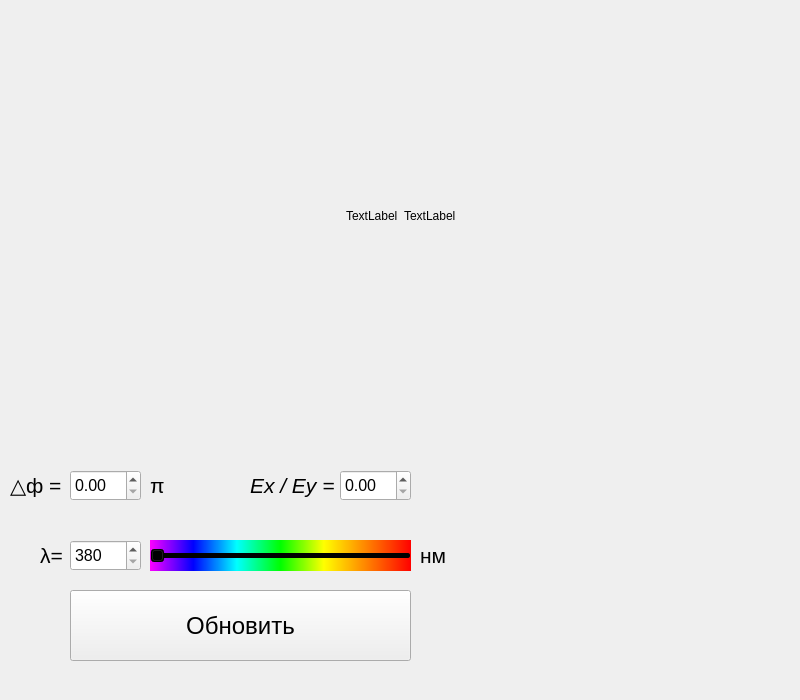
<?xml version="1.0" encoding="UTF-8"?>
<ui version="4.0">
 <class>MainWindow</class>
 <widget class="QMainWindow" name="MainWindow">
  <property name="enabled">
   <bool>true</bool>
  </property>
  <property name="geometry">
   <rect>
    <x>0</x>
    <y>0</y>
    <width>800</width>
    <height>700</height>
   </rect>
  </property>
  <property name="minimumSize">
   <size>
    <width>800</width>
    <height>700</height>
   </size>
  </property>
  <property name="maximumSize">
   <size>
    <width>800</width>
    <height>700</height>
   </size>
  </property>
  <property name="baseSize">
   <size>
    <width>800</width>
    <height>700</height>
   </size>
  </property>
  <property name="cursor">
   <cursorShape>ArrowCursor</cursorShape>
  </property>
  <property name="windowTitle">
   <string>Поляризация</string>
  </property>
  <widget class="QWidget" name="centralwidget">
   <property name="minimumSize">
    <size>
     <width>800</width>
     <height>700</height>
    </size>
   </property>
   <property name="maximumSize">
    <size>
     <width>800</width>
     <height>700</height>
    </size>
   </property>
   <property name="baseSize">
    <size>
     <width>800</width>
     <height>700</height>
    </size>
   </property>
   <widget class="QSlider" name="slider_rainbow">
    <property name="geometry">
     <rect>
      <x>150</x>
      <y>540</y>
      <width>261</width>
      <height>31</height>
     </rect>
    </property>
    <property name="styleSheet">
     <string notr="true">background-color: qlineargradient(spread:pad, x1:0, y1:0, x2:1, y2:0, stop:0 rgba(255, 0, 255, 255), stop:0.166 rgba(0, 0, 255, 255), stop:0.333 rgba(0, 255, 255, 255), stop:0.5 rgba(0, 255, 0, 255), stop:0.666 rgba(255, 255, 0, 255), stop:0.833 rgba(255, 128, 0, 255), stop:1 rgba(255, 0, 0, 255));</string>
    </property>
    <property name="orientation">
     <enum>Qt::Horizontal</enum>
    </property>
   </widget>
   <widget class="QLabel" name="lbl_delta_fi">
    <property name="geometry">
     <rect>
      <x>10</x>
      <y>470</y>
      <width>61</width>
      <height>31</height>
     </rect>
    </property>
    <property name="font">
     <font>
      <family>Arial</family>
      <pointsize>16</pointsize>
     </font>
    </property>
    <property name="text">
     <string>△ф =</string>
    </property>
   </widget>
   <widget class="QDoubleSpinBox" name="box_delta_fi">
    <property name="geometry">
     <rect>
      <x>70</x>
      <y>470</y>
      <width>71</width>
      <height>31</height>
     </rect>
    </property>
    <property name="font">
     <font>
      <family>Arial</family>
      <pointsize>12</pointsize>
     </font>
    </property>
   </widget>
   <widget class="QLabel" name="lbl_lambda">
    <property name="geometry">
     <rect>
      <x>40</x>
      <y>540</y>
      <width>31</width>
      <height>31</height>
     </rect>
    </property>
    <property name="font">
     <font>
      <family>Arial</family>
      <pointsize>16</pointsize>
     </font>
    </property>
    <property name="text">
     <string>λ=</string>
    </property>
   </widget>
   <widget class="QSpinBox" name="box_lambda">
    <property name="geometry">
     <rect>
      <x>70</x>
      <y>540</y>
      <width>71</width>
      <height>31</height>
     </rect>
    </property>
    <property name="font">
     <font>
      <family>Arial</family>
      <pointsize>12</pointsize>
     </font>
    </property>
    <property name="minimum">
     <number>380</number>
    </property>
    <property name="maximum">
     <number>780</number>
    </property>
    <property name="displayIntegerBase">
     <number>10</number>
    </property>
   </widget>
   <widget class="QLabel" name="lbl_pi">
    <property name="geometry">
     <rect>
      <x>150</x>
      <y>470</y>
      <width>21</width>
      <height>31</height>
     </rect>
    </property>
    <property name="font">
     <font>
      <family>Arial</family>
      <pointsize>16</pointsize>
     </font>
    </property>
    <property name="text">
     <string>π</string>
    </property>
   </widget>
   <widget class="QLabel" name="lbl_Ex_Ey">
    <property name="geometry">
     <rect>
      <x>250</x>
      <y>470</y>
      <width>91</width>
      <height>31</height>
     </rect>
    </property>
    <property name="font">
     <font>
      <family>Arial</family>
      <pointsize>16</pointsize>
      <italic>true</italic>
     </font>
    </property>
    <property name="text">
     <string>Ex / Ey =</string>
    </property>
   </widget>
   <widget class="QDoubleSpinBox" name="box_Ex_Ey">
    <property name="geometry">
     <rect>
      <x>340</x>
      <y>470</y>
      <width>71</width>
      <height>31</height>
     </rect>
    </property>
    <property name="font">
     <font>
      <family>Arial</family>
      <pointsize>12</pointsize>
     </font>
    </property>
    <property name="maximum">
     <double>100.000000000000000</double>
    </property>
   </widget>
   <widget class="QLabel" name="lbl_nm">
    <property name="geometry">
     <rect>
      <x>420</x>
      <y>540</y>
      <width>31</width>
      <height>31</height>
     </rect>
    </property>
    <property name="font">
     <font>
      <family>Arial</family>
      <pointsize>16</pointsize>
     </font>
    </property>
    <property name="text">
     <string>нм</string>
    </property>
   </widget>
   <widget class="QLabel" name="projection_view">
    <property name="geometry">
     <rect>
      <x>450</x>
      <y>430</y>
      <width>341</width>
      <height>261</height>
     </rect>
    </property>
    <property name="text">
     <string/>
    </property>
   </widget>
   <widget class="QWidget" name="horizontalLayoutWidget">
    <property name="geometry">
     <rect>
      <x>10</x>
      <y>10</y>
      <width>781</width>
      <height>411</height>
     </rect>
    </property>
    <layout class="QHBoxLayout" name="horizontalLayout">
     <item>
      <spacer name="horizontalSpacer_2">
       <property name="orientation">
        <enum>Qt::Horizontal</enum>
       </property>
       <property name="sizeHint" stdset="0">
        <size>
         <width>40</width>
         <height>20</height>
        </size>
       </property>
      </spacer>
     </item>
     <item>
      <widget class="QLabel" name="waves_view">
       <property name="text">
        <string>TextLabel</string>
       </property>
      </widget>
     </item>
     <item>
      <widget class="QLabel" name="polarization_view">
       <property name="text">
        <string>TextLabel</string>
       </property>
      </widget>
     </item>
     <item>
      <spacer name="horizontalSpacer">
       <property name="orientation">
        <enum>Qt::Horizontal</enum>
       </property>
       <property name="sizeHint" stdset="0">
        <size>
         <width>40</width>
         <height>20</height>
        </size>
       </property>
      </spacer>
     </item>
    </layout>
   </widget>
   <widget class="QPushButton" name="pushButton">
    <property name="geometry">
     <rect>
      <x>70</x>
      <y>590</y>
      <width>341</width>
      <height>71</height>
     </rect>
    </property>
    <property name="font">
     <font>
      <family>Arial</family>
      <pointsize>18</pointsize>
     </font>
    </property>
    <property name="text">
     <string>Обновить</string>
    </property>
   </widget>
  </widget>
 </widget>
 <resources/>
 <connections/>
</ui>
